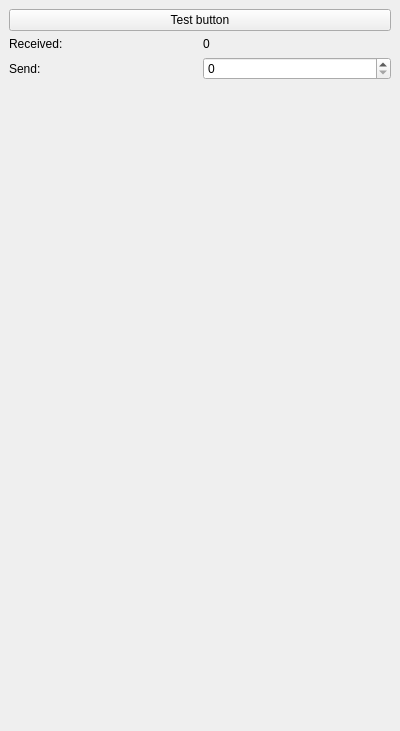
<?xml version="1.0" encoding="UTF-8"?>
<ui version="4.0">
 <class>PluginWidget</class>
 <widget class="QDockWidget" name="PluginWidget">
  <property name="geometry">
   <rect>
    <x>0</x>
    <y>0</y>
    <width>400</width>
    <height>731</height>
   </rect>
  </property>
  <property name="windowTitle">
   <string>RWS ROS plugin template</string>
  </property>
  <widget class="QWidget" name="dockWidgetContents">
   <layout class="QGridLayout" name="gridLayout">
    <item row="1" column="1">
     <widget class="QLabel" name="label">
      <property name="text">
       <string>Received:</string>
      </property>
     </widget>
    </item>
    <item row="1" column="2">
     <widget class="QLabel" name="levelLabel">
      <property name="text">
       <string>0</string>
      </property>
     </widget>
    </item>
    <item row="3" column="1">
     <spacer name="verticalSpacer">
      <property name="orientation">
       <enum>Qt::Vertical</enum>
      </property>
      <property name="sizeHint" stdset="0">
       <size>
        <width>20</width>
        <height>40</height>
       </size>
      </property>
     </spacer>
    </item>
    <item row="0" column="1" colspan="2">
     <widget class="QPushButton" name="testButton">
      <property name="text">
       <string>Test button</string>
      </property>
     </widget>
    </item>
    <item row="2" column="1">
     <widget class="QLabel" name="label_2">
      <property name="text">
       <string>Send:</string>
      </property>
     </widget>
    </item>
    <item row="2" column="2">
     <widget class="QSpinBox" name="measuredBox"/>
    </item>
   </layout>
  </widget>
 </widget>
 <resources/>
 <connections/>
</ui>
